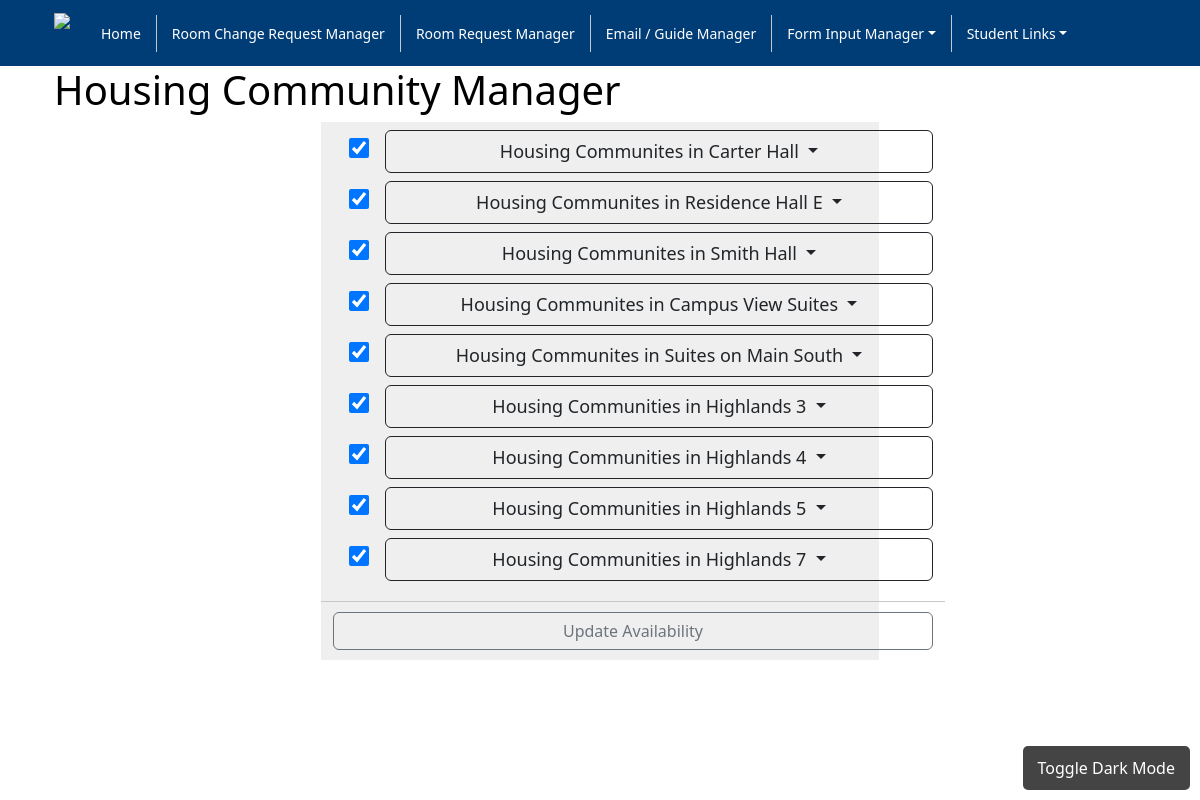
The page /controller.php?action=LLCInputManager on the database its author committed.
### tables this page shows
CREATE TABLE `building` (
                            `id` int(11) NOT NULL,
                            `campus_id` int(11) NOT NULL,
                            `building_name` varchar(50) NOT NULL,
                            `available` enum('Y','N') NOT NULL,
                            `available_llc` enum('N','Y') NOT NULL DEFAULT 'Y'
);

### model.php (called while the page is built, shortened)
<?php
    function get_db_connection(){
        $host = 'localhost';
        $dbname = 's_npkaltenba_housing_waitlist';
        $dsn = "mysql:host=$host;dbname=$dbname";
        $username = 'root';
        $password = '';
        try {
            $db = new PDO($dsn, $username, $password);
        }
        catch (PDOException $e) {
            $errorMessage = $e->getMessage();
            include '../view/error_page.php';
            die;}
        return $db;
    }
function get_buildings_for_llc_manager(){
    try {
        $db = get_db_connection();
        $query = "SELECT DISTINCT id, campus_id, building_name, available_llc FROM building inner join buildings_room_types_llcs brtl on building.id = brtl.building_id ORDER BY campus_id, building.building_name;";
        $statement = $db->prepare($query);
        $statement->execute();
        $results = $statement->fetchall();
        return $results;
    }catch (PDOException $e) {
        $errorMessage = $e->getMessage();
        include '../view/error_page.php';
        die;
    }
}
    ?>

### llc_manager.php (the view, shortened to what this page needs)
<?php
$title = "Housing Community Manager";
require_once '../view/header.php';
?>
<div class="container-lg">
    <div class="row">
        <div class="col-lg-12">
            <h1> <?php echo $title ?></h1>
        </div>
    </div>
    <div class="row">
        <div class="col-lg-3">
        </div>
        <div class="col-lg-6 centerColumnGray">
            <div class="form-responsive">
                <form id="LLCInputManager" class="w-100 w-md-auto" style="min-width: 600px;"
                    action="../controller/controller.php?action=ProcessEditFormLLCInputs" method="post"
                    enctype="multipart/form-data">
                    <div class="row">
                        <div class="col-1">
                            <?php foreach ($buildings as $building) { ?>
                                <?php if ($building['available_llc'] == 'Y') {  ?>
                                    <input class="managerCheck2" type="checkbox" id="<?php echo $building['id'] . 'Input'; ?>"
                                        name="<?php echo $building['id'] . 'Input'; ?>" checked>
                                <?php } else { ?>
                                    <input class="managerCheck2" type="checkbox" id="<?php echo $building['id'] . 'Input'; ?>"
                                        name="<?php echo $building['id'] . 'Input'; ?>">
                                <?php } ?>
                            <?php }  ?>
                        </div>
                        <div class="col-11">
                            <?php
                            foreach ($buildings as $building) { ?>
                                <div class="dropdown d-grid">
                                    <?php if ($building['campus_id'] == 1) {  ?>
                                        <button type="button"
                                            class="btn californiaBtn btn-outline-dark dropdown-toggle managerDrop"
                                            data-bs-toggle="dropdown" data-bs-auto-close="outside">
                                            Housing Communites in
                                            <?php echo $building['building_name']; ?>
                                        </button>
                                    <?php }
                                        elseif ($building['campus_id'] == 2) {  ?>
                                        <button type="button"
                                            class="btn clarionBtn btn-outline-dark dropdown-toggle managerDrop"
                                            data-bs-toggle="dropdown" data-bs-auto-close="outside">
                                            Housing Communites in
                                            <?php echo $building['building_name']; ?>
                                        </button>
                                    <?php }
                                        elseif ($building['campus_id'] == 3) {  ?>
                                        <button type="button"
                                            class="btn edinboroBtn btn-outline-dark dropdown-toggle managerDrop"
                                            data-bs-toggle="dropdown" data-bs-auto-close="outside">
                                            Housing Communities in
                                            <?php echo $building['building_name']; ?>
                                        </button>
                                    <?php }  ?>
                                </div>
                            <?php } ?>
                        </div>
                        <br>
                        <div class="d-grid border-top border-secondary-subtle">
                            <input style="margin-top: 10px; margin-bottom: 10px;" class="btn btn-outline-secondary"
                                type="submit" value="Update Availability">
                        </div>
                </form>
            </div>
        </div>
    </div>
</div>
<?php
require_once '../view/footer.php';
?>

### style.css (style rules this page uses)
.managerCheck2 { margin: 15.5px; width: 20px; height: 20px; cursor: pointer; }
.managerDrop { font-size: 18px; margin-top: 8px; padding-top: 7px; padding-bottom: 7px; }
.form-responsive { overflow-x: auto; -webkit-overflow-scrolling: touch; }
@media (min-width: 768px) { .form-responsive { overflow-x: visible; } }
.container-lg { padding-left: 2%; padding-right: 2%; }
.centerColumnGray { background-color: rgb(239, 239, 239); }
h1, h2, h3, h4, h5, h6 { color: black; }

### rows shown on the page
building: building_name "Carter Hall"
building: building_name "Residence Hall E"
building: building_name "Smith Hall"
building: building_name "Campus View Suites"
building: building_name "Suites on Main South"
building: building_name "Highlands 3"
building: building_name "Highlands 4"
building: building_name "Highlands 5"
building: building_name "Highlands 7"

### other values the page prints
$title "Housing Community Manager"
